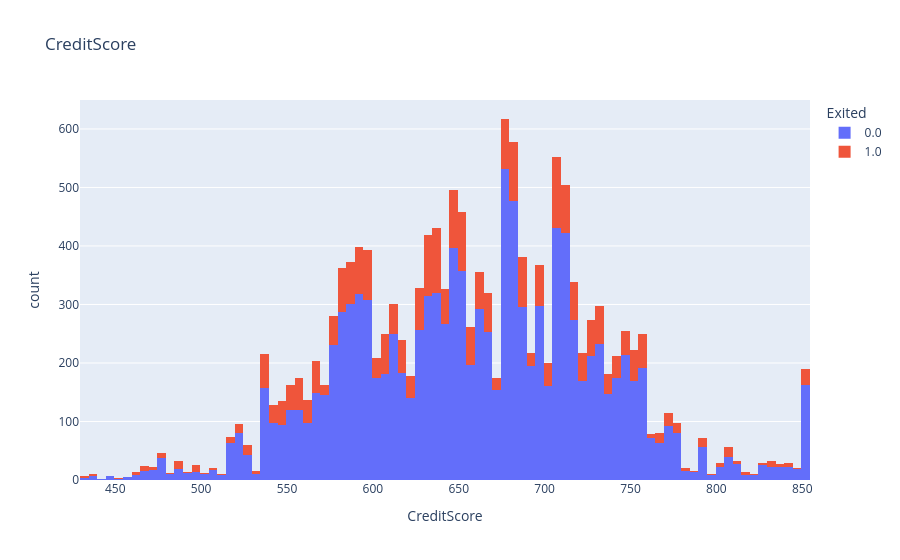
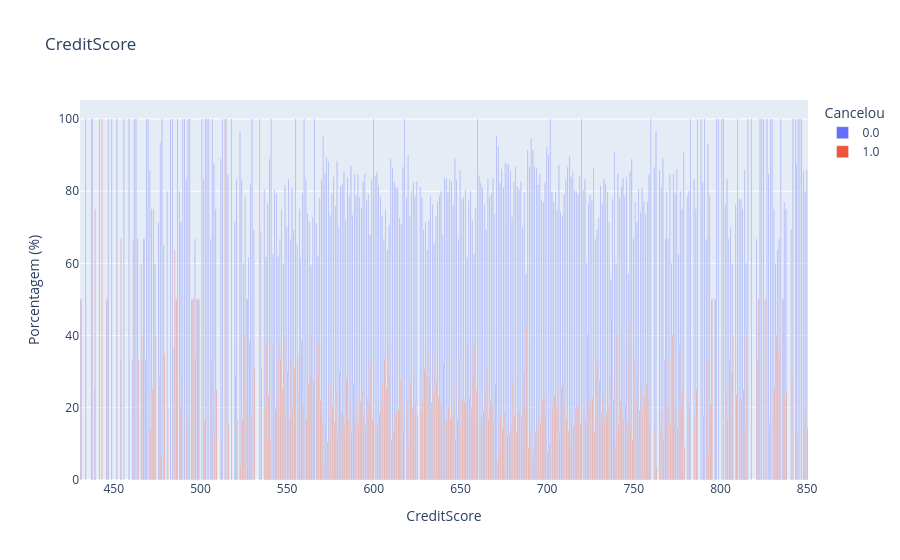
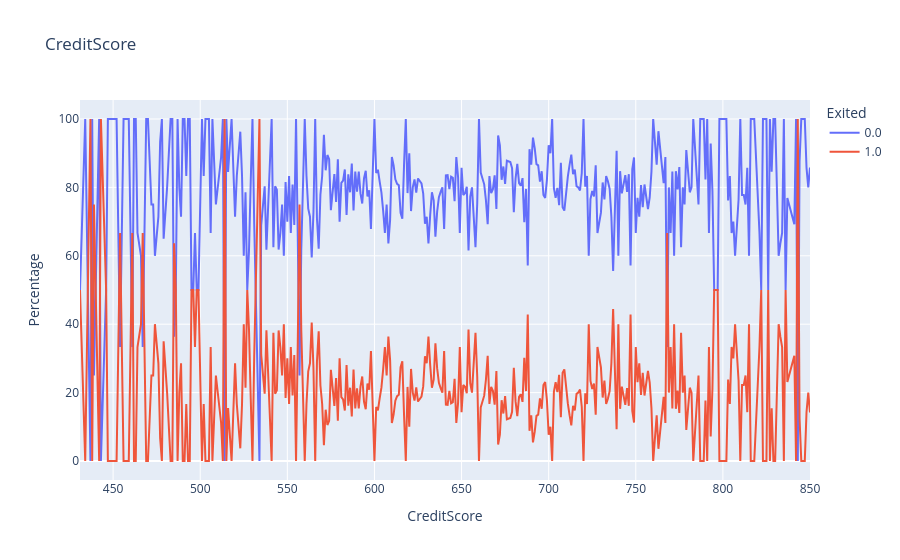
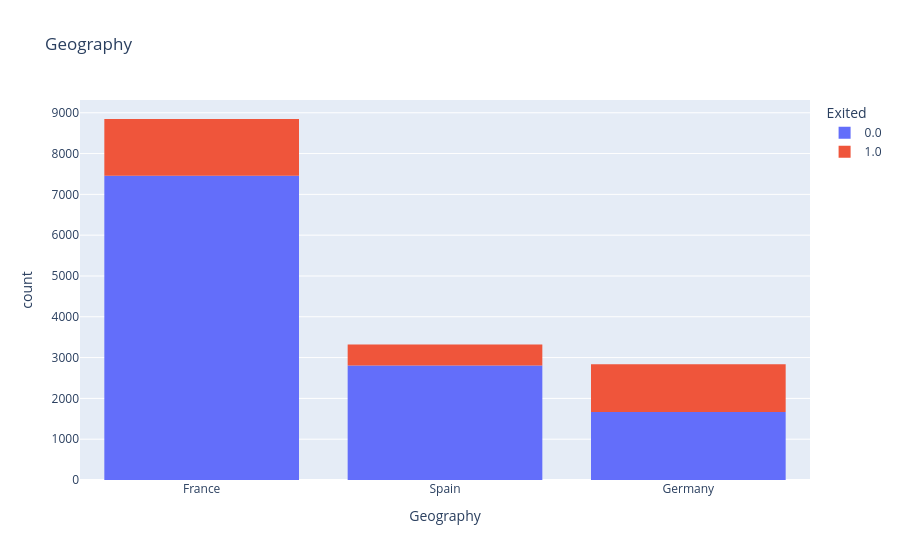

The notebook cell saved with these charts, in order:
### Code cell
# paso 3, analise de dados iniciais
import plotly.express as px

for coluna in tabelaTreino.columns:
    if coluna != 'Exited' and coluna != 'id' and coluna != 'CustomerId' and coluna != 'Surname':  # Pular a coluna Exited
        grafico = px.histogram(tabelaTreino, x=coluna, color='Exited', title=coluna)
        grafico.show()

        # Criar tabela cruzada normalizada por linha (100% por categoria)
        dados = pd.crosstab(tabelaTreino[coluna], tabelaTreino['Exited'], normalize='index') * 100
        dados = dados.reset_index().melt(id_vars=coluna)
        dados.columns = [coluna, 'Exited', 'Percentage']
        
        # Criar gráfico com porcentagens
        grafico = px.bar(dados, x=coluna, y='Percentage', color='Exited', 
                        barmode='group', title=coluna,
                        labels={'Percentage': 'Porcentagem (%)', 'Exited': 'Cancelou'},
                        text='Percentage')
        grafico.update_traces(textposition='auto', texttemplate='%{text:.1f}%')

        grafico.show()

        grafico = px.line(dados, x=coluna, y='Percentage', color='Exited',title=coluna)
        grafico.show()

### Figure 1 — Plotly figure (JSON) as saved in the notebook; plotly's stock layout.template omitted (floating-point values rounded to 4 significant figures; data arrays with more than 128 entries replaced by an {"elided": "..."} marker saying what was removed)
{"data": [{"bingroup": "x", "hovertemplate": "Exited=0.0<br>CreditScore=%{x}<br>count=%{y}<extra></extra>", "legendgroup": "0.0", "marker": {"color": "#636efa", "pattern": {"shape": ""}}, "name": "0.0", "orientation": "v", "showlegend": true, "type": "histogram", "x": {"elided": "11927 float values"}, "xaxis": "x", "yaxis": "y"}, {"bingroup": "x", "hovertemplate": "Exited=1.0<br>CreditScore=%{x}<br>count=%{y}<extra></extra>", "legendgroup": "1.0", "marker": {"color": "#EF553B", "pattern": {"shape": ""}}, "name": "1.0", "orientation": "v", "showlegend": true, "type": "histogram", "x": {"elided": "3073 float values"}, "xaxis": "x", "yaxis": "y"}], "layout": {"barmode": "relative", "legend": {"title": {"text": "Exited"}, "tracegroupgap": 0}, "title": {"text": "CreditScore"}, "xaxis": {"anchor": "y", "domain": [0, 1], "title": {"text": "CreditScore"}}, "yaxis": {"anchor": "x", "domain": [0, 1], "title": {"text": "count"}}}}

### Figure 2 — Plotly figure (JSON) as saved in the notebook; plotly's stock layout.template omitted (floating-point values rounded to 4 significant figures; data arrays with more than 128 entries replaced by an {"elided": "..."} marker saying what was removed)
{"data": [{"alignmentgroup": "True", "hovertemplate": "Cancelou=0.0<br>CreditScore=%{x}<br>Porcentagem (%)=%{text}<extra></extra>", "legendgroup": "0.0", "marker": {"color": "#636efa", "pattern": {"shape": ""}}, "name": "0.0", "offsetgroup": "0.0", "orientation": "v", "showlegend": true, "text": {"elided": "377 float values"}, "textposition": "auto", "texttemplate": "%{text:.1f}%", "type": "bar", "x": {"elided": "377 float values"}, "xaxis": "x", "y": {"elided": "377 float values"}, "yaxis": "y"}, {"alignmentgroup": "True", "hovertemplate": "Cancelou=1.0<br>CreditScore=%{x}<br>Porcentagem (%)=%{text}<extra></extra>", "legendgroup": "1.0", "marker": {"color": "#EF553B", "pattern": {"shape": ""}}, "name": "1.0", "offsetgroup": "1.0", "orientation": "v", "showlegend": true, "text": {"elided": "377 float values"}, "textposition": "auto", "texttemplate": "%{text:.1f}%", "type": "bar", "x": {"elided": "377 float values"}, "xaxis": "x", "y": {"elided": "377 float values"}, "yaxis": "y"}], "layout": {"barmode": "group", "legend": {"title": {"text": "Cancelou"}, "tracegroupgap": 0}, "title": {"text": "CreditScore"}, "xaxis": {"anchor": "y", "domain": [0, 1], "title": {"text": "CreditScore"}}, "yaxis": {"anchor": "x", "domain": [0, 1], "title": {"text": "Porcentagem (%)"}}}}

### Figure 3 — Plotly figure (JSON) as saved in the notebook; plotly's stock layout.template omitted (floating-point values rounded to 4 significant figures; data arrays with more than 128 entries replaced by an {"elided": "..."} marker saying what was removed)
{"data": [{"hovertemplate": "Exited=0.0<br>CreditScore=%{x}<br>Percentage=%{y}<extra></extra>", "legendgroup": "0.0", "line": {"color": "#636efa", "dash": "solid"}, "marker": {"symbol": "circle"}, "mode": "lines", "name": "0.0", "orientation": "v", "showlegend": true, "type": "scatter", "x": {"elided": "377 float values"}, "xaxis": "x", "y": {"elided": "377 float values"}, "yaxis": "y"}, {"hovertemplate": "Exited=1.0<br>CreditScore=%{x}<br>Percentage=%{y}<extra></extra>", "legendgroup": "1.0", "line": {"color": "#EF553B", "dash": "solid"}, "marker": {"symbol": "circle"}, "mode": "lines", "name": "1.0", "orientation": "v", "showlegend": true, "type": "scatter", "x": {"elided": "377 float values"}, "xaxis": "x", "y": {"elided": "377 float values"}, "yaxis": "y"}], "layout": {"legend": {"title": {"text": "Exited"}, "tracegroupgap": 0}, "title": {"text": "CreditScore"}, "xaxis": {"anchor": "y", "domain": [0, 1], "title": {"text": "CreditScore"}}, "yaxis": {"anchor": "x", "domain": [0, 1], "title": {"text": "Percentage"}}}}

### Figure 4 — Plotly figure (JSON) as saved in the notebook; plotly's stock layout.template omitted (floating-point values rounded to 4 significant figures; data arrays with more than 128 entries replaced by an {"elided": "..."} marker saying what was removed)
{"data": [{"bingroup": "x", "hovertemplate": "Exited=0.0<br>Geography=%{x}<br>count=%{y}<extra></extra>", "legendgroup": "0.0", "marker": {"color": "#636efa", "pattern": {"shape": ""}}, "name": "0.0", "orientation": "v", "showlegend": true, "type": "histogram", "x": {"elided": "11927 str values"}, "xaxis": "x", "yaxis": "y"}, {"bingroup": "x", "hovertemplate": "Exited=1.0<br>Geography=%{x}<br>count=%{y}<extra></extra>", "legendgroup": "1.0", "marker": {"color": "#EF553B", "pattern": {"shape": ""}}, "name": "1.0", "orientation": "v", "showlegend": true, "type": "histogram", "x": {"elided": "3073 str values"}, "xaxis": "x", "yaxis": "y"}], "layout": {"barmode": "relative", "legend": {"title": {"text": "Exited"}, "tracegroupgap": 0}, "title": {"text": "Geography"}, "xaxis": {"anchor": "y", "domain": [0, 1], "title": {"text": "Geography"}}, "yaxis": {"anchor": "x", "domain": [0, 1], "title": {"text": "count"}}}}
